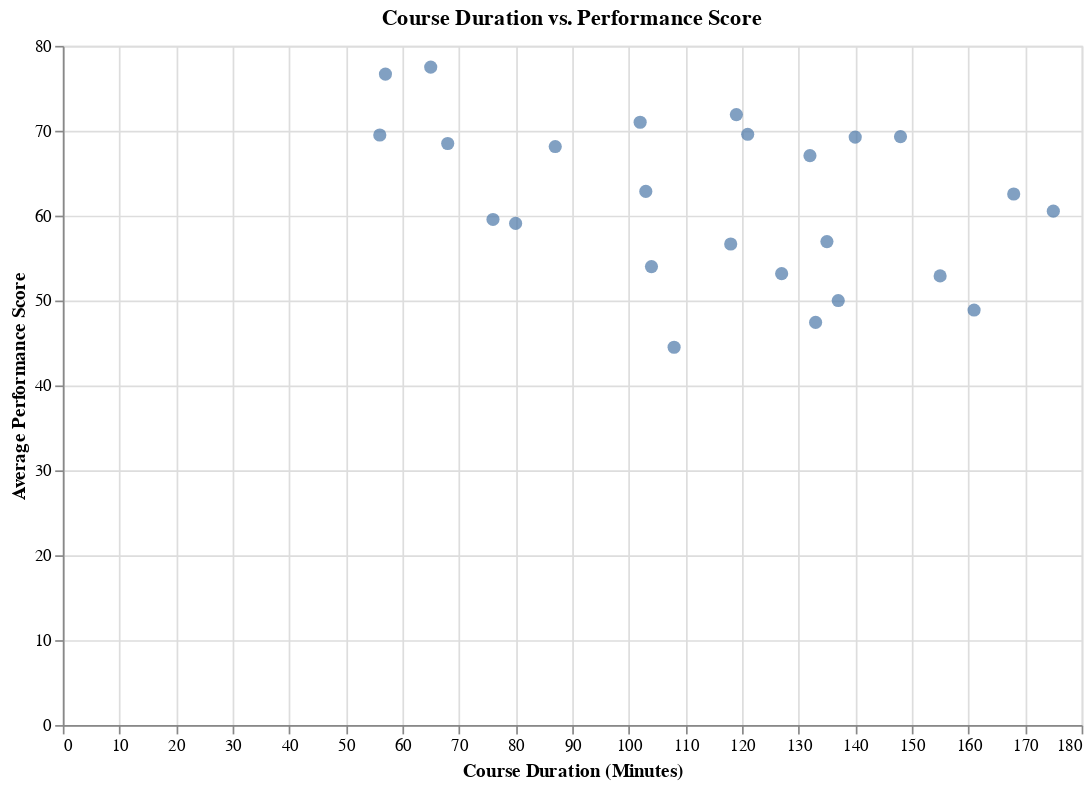

Notebook cell for this chart:
### Markdown cell above
Hypothesis: Courses with longer durations lead to greater performance score improvements.

### Code cell
# Aggregate by course duration
duration_performance = employee_performance.groupby('course_duration').agg({
    'performance_score': 'mean'
}).reset_index()

# Create scatter plot for course duration vs performance score
chart2 = alt.Chart(duration_performance).mark_circle(size=60).encode(
    x=alt.X('course_duration:Q', title='Course Duration (Minutes)'),
    y=alt.Y('performance_score:Q', title='Average Performance Score'),
    tooltip=['course_duration', 'performance_score']
).properties(
    title='Course Duration vs. Performance Score',
    width=600,
    height=400
).interactive()

chart2.show()

### Figure 1 — Vega-Lite specification as saved in the notebook (floating-point values rounded to 4 significant figures)
{"config": {"view": {"continuousWidth": 300, "continuousHeight": 300}}, "data": {"name": "data-5069c4c236a18ed151b60fb968deb754"}, "mark": {"type": "circle", "size": 60}, "encoding": {"tooltip": [{"field": "course_duration", "type": "quantitative"}, {"field": "performance_score", "type": "quantitative"}], "x": {"field": "course_duration", "title": "Course Duration (Minutes)", "type": "quantitative"}, "y": {"field": "performance_score", "title": "Average Performance Score", "type": "quantitative"}}, "height": 400, "params": [{"name": "param_2", "select": {"type": "interval", "encodings": ["x", "y"]}, "bind": "scales"}], "title": "Course Duration vs. Performance Score", "width": 600, "$schema": "https://vega.github.io/schema/vega-lite/v5.20.1.json", "datasets": {"data-5069c4c236a18ed151b60fb968deb754": [{"course_duration": 56.0, "performance_score": 69.5}, {"course_duration": 57.0, "performance_score": 76.67}, {"course_duration": 65.0, "performance_score": 77.5}, {"course_duration": 68.0, "performance_score": 68.5}, {"course_duration": 76.0, "performance_score": 59.55}, {"course_duration": 80.0, "performance_score": 59.09}, {"course_duration": 87.0, "performance_score": 68.14}, {"course_duration": 102.0, "performance_score": 71.0}, {"course_duration": 103.0, "performance_score": 62.85}, {"course_duration": 104.0, "performance_score": 54.0}, {"course_duration": 108.0, "performance_score": 44.5}, {"course_duration": 118.0, "performance_score": 56.66}, {"course_duration": 119.0, "performance_score": 71.9}, {"course_duration": 121.0, "performance_score": 69.58}, {"course_duration": 127.0, "performance_score": 53.17}, {"course_duration": 132.0, "performance_score": 67.06}, {"course_duration": 133.0, "performance_score": 47.42}, {"course_duration": 135.0, "performance_score": 56.95}, {"course_duration": 137.0, "performance_score": 50.0}, {"course_duration": 140.0, "performance_score": 69.25}, {"course_duration": 148.0, "performance_score": 69.3}, {"course_duration": 155.0, "performance_score": 52.9}, {"course_duration": 161.0, "performance_score": 48.88}, {"course_duration": 168.0, "performance_score": 62.55}, {"course_duration": 175.0, "performance_score": 60.53}]}}
